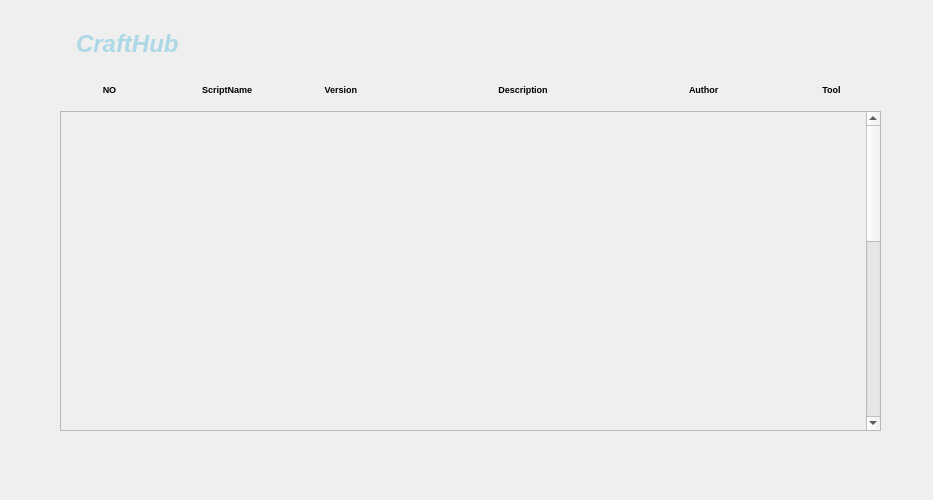
<?xml version="1.0" encoding="UTF-8"?>
<ui version="4.0">
 <class>Form</class>
 <widget class="QWidget" name="Form">
  <property name="geometry">
   <rect>
    <x>0</x>
    <y>0</y>
    <width>933</width>
    <height>500</height>
   </rect>
  </property>
  <property name="windowTitle">
   <string>Form</string>
  </property>
  <widget class="QWidget" name="gridLayoutWidget">
   <property name="geometry">
    <rect>
     <x>60</x>
     <y>20</y>
     <width>821</width>
     <height>411</height>
    </rect>
   </property>
   <layout class="QGridLayout" name="gridLayout">
    <item row="1" column="7">
     <widget class="QLabel" name="label_7">
      <property name="sizePolicy">
       <sizepolicy hsizetype="Preferred" vsizetype="Maximum">
        <horstretch>0</horstretch>
        <verstretch>0</verstretch>
       </sizepolicy>
      </property>
      <property name="styleSheet">
       <string notr="true">            QLabel {
                font-size: 9px;       /* 字体大小 */
                font-weight: bold;     /* 粗体 */
                padding: 10px;         /* 内边距 */
                border-radius: 10px;   /* 圆角 */
                background-color: transparent; /* 淡蓝色背景 */
            }</string>
      </property>
      <property name="text">
       <string>Tool</string>
      </property>
      <property name="alignment">
       <set>Qt::AlignCenter</set>
      </property>
     </widget>
    </item>
    <item row="2" column="0" colspan="8">
     <widget class="QScrollArea" name="scrollArea">
      <property name="widgetResizable">
       <bool>true</bool>
      </property>
      <widget class="QWidget" name="scrollAreaWidgetContents">
       <property name="geometry">
        <rect>
         <x>0</x>
         <y>0</y>
         <width>800</width>
         <height>800</height>
        </rect>
       </property>
       <property name="minimumSize">
        <size>
         <width>0</width>
         <height>800</height>
        </size>
       </property>
       <widget class="QWidget" name="gridLayoutWidget_2">
        <property name="geometry">
         <rect>
          <x>-1</x>
          <y>-1</y>
          <width>821</width>
          <height>311</height>
         </rect>
        </property>
        <layout class="QGridLayout" name="gridLayout_scripts"/>
       </widget>
      </widget>
     </widget>
    </item>
    <item row="1" column="1">
     <widget class="QLabel" name="label_3">
      <property name="sizePolicy">
       <sizepolicy hsizetype="Preferred" vsizetype="Maximum">
        <horstretch>0</horstretch>
        <verstretch>0</verstretch>
       </sizepolicy>
      </property>
      <property name="styleSheet">
       <string notr="true">            QLabel {
                font-size: 9px;       /* 字体大小 */
                font-weight: bold;     /* 粗体 */
                padding: 10px;         /* 内边距 */
                border-radius: 10px;   /* 圆角 */
                background-color: transparent; /* 淡蓝色背景 */
            }</string>
      </property>
      <property name="text">
       <string>ScriptName</string>
      </property>
      <property name="alignment">
       <set>Qt::AlignRight|Qt::AlignTrailing|Qt::AlignVCenter</set>
      </property>
     </widget>
    </item>
    <item row="1" column="6">
     <widget class="QLabel" name="label_6">
      <property name="sizePolicy">
       <sizepolicy hsizetype="Preferred" vsizetype="Maximum">
        <horstretch>0</horstretch>
        <verstretch>0</verstretch>
       </sizepolicy>
      </property>
      <property name="styleSheet">
       <string notr="true">            QLabel {
                font-size: 9px;       /* 字体大小 */
                font-weight: bold;     /* 粗体 */
                padding: 10px;         /* 内边距 */
                border-radius: 10px;   /* 圆角 */
                background-color: transparent; /* 淡蓝色背景 */
            }</string>
      </property>
      <property name="text">
       <string>Author</string>
      </property>
      <property name="alignment">
       <set>Qt::AlignLeading|Qt::AlignLeft|Qt::AlignVCenter</set>
      </property>
     </widget>
    </item>
    <item row="1" column="2">
     <widget class="QLabel" name="label_4">
      <property name="sizePolicy">
       <sizepolicy hsizetype="Preferred" vsizetype="Maximum">
        <horstretch>0</horstretch>
        <verstretch>0</verstretch>
       </sizepolicy>
      </property>
      <property name="styleSheet">
       <string notr="true">            QLabel {
                font-size: 9px;       /* 字体大小 */
                font-weight: bold;     /* 粗体 */
                padding: 10px;         /* 内边距 */
                border-radius: 10px;   /* 圆角 */
                background-color: transparent; /* 淡蓝色背景 */
            }</string>
      </property>
      <property name="text">
       <string>Version</string>
      </property>
      <property name="alignment">
       <set>Qt::AlignRight|Qt::AlignTrailing|Qt::AlignVCenter</set>
      </property>
     </widget>
    </item>
    <item row="1" column="0">
     <widget class="QLabel" name="label_2">
      <property name="sizePolicy">
       <sizepolicy hsizetype="Preferred" vsizetype="Maximum">
        <horstretch>0</horstretch>
        <verstretch>0</verstretch>
       </sizepolicy>
      </property>
      <property name="styleSheet">
       <string notr="true">
	
            QLabel {
                font-size: 9px;       /* 字体大小 */
                font-weight: bold;     /* 粗体 */
                padding: 10px;         /* 内边距 */
                border-radius: 10px;   /* 圆角 */
                background-color: transparent; /* 淡蓝色背景 */
            }</string>
      </property>
      <property name="text">
       <string>NO</string>
      </property>
      <property name="alignment">
       <set>Qt::AlignCenter</set>
      </property>
     </widget>
    </item>
    <item row="1" column="3" colspan="3">
     <widget class="QLabel" name="label_5">
      <property name="sizePolicy">
       <sizepolicy hsizetype="Preferred" vsizetype="Maximum">
        <horstretch>0</horstretch>
        <verstretch>0</verstretch>
       </sizepolicy>
      </property>
      <property name="styleSheet">
       <string notr="true">            QLabel {
                font-size: 9px;       /* 字体大小 */
                font-weight: bold;     /* 粗体 */
                padding: 10px;         /* 内边距 */
                border-radius: 10px;   /* 圆角 */
                background-color: transparent; /* 淡蓝色背景 */
            }</string>
      </property>
      <property name="text">
       <string>Description</string>
      </property>
      <property name="alignment">
       <set>Qt::AlignCenter</set>
      </property>
     </widget>
    </item>
    <item row="0" column="0" colspan="8">
     <widget class="QLabel" name="label_welcome">
      <property name="sizePolicy">
       <sizepolicy hsizetype="Preferred" vsizetype="Maximum">
        <horstretch>0</horstretch>
        <verstretch>0</verstretch>
       </sizepolicy>
      </property>
      <property name="styleSheet">
       <string notr="true">
            QLabel {
                color: lightblue;           /* 文本颜色为蓝色 */
                font-style: italic;    /* 斜体 */
                font-size: 24px;       /* 字体大小 */
                font-weight: bold;     /* 粗体 */
                padding: 10px;         /* 内边距 */
                border-radius: 10px;   /* 圆角 */
                background-color: transparent; /* 淡蓝色背景 */
            }
</string>
      </property>
      <property name="text">
       <string>CraftHub</string>
      </property>
     </widget>
    </item>
   </layout>
  </widget>
 </widget>
 <resources/>
 <connections/>
</ui>
